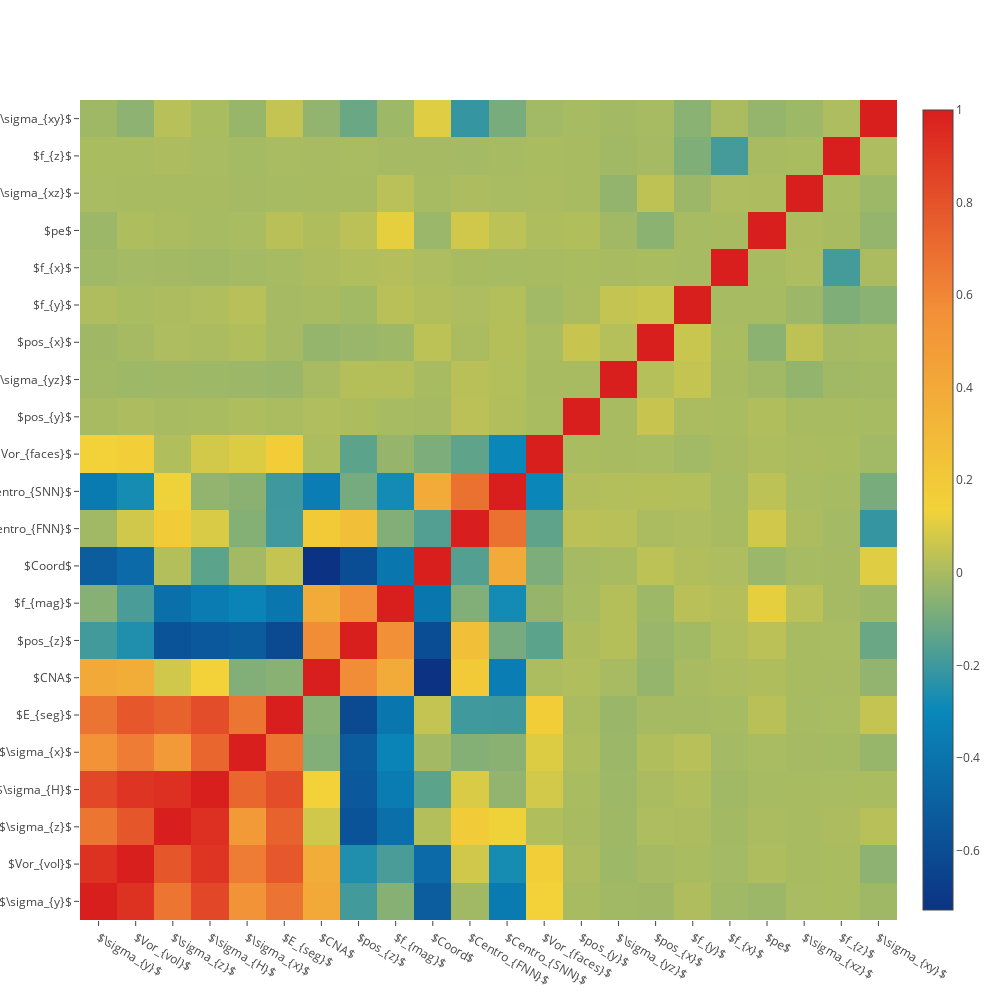

Notebook code for this chart:
### Code cell
f.correlation_map()

### Figure 1 — Plotly figure (JSON) as saved in the notebook; plotly's stock layout.template omitted (floating-point values rounded to 4 significant figures; data arrays with more than 128 entries replaced by an {"elided": "..."} marker saying what was removed)
{"data": [{"colorscale": "Portland", "type": "heatmap", "uid": "151d1107-774a-45bc-bcad-441f266edfdf", "x": ["$\\sigma_{y}$", "$Vor_{vol}$", "$\\sigma_{z}$", "$\\sigma_{H}$", "$\\sigma_{x}$", "$E_{seg}$", "$CNA$", "$pos_{z}$", "$f_{mag}$", "$Coord$", "$Centro_{FNN}$", "$Centro_{SNN}$", "$Vor_{faces}$", "$pos_{y}$", "$\\sigma_{yz}$", "$pos_{x}$", "$f_{y}$", "$f_{x}$", "$pe$", "$\\sigma_{xz}$", "$f_{z}$", "$\\sigma_{xy}$"], "y": ["$\\sigma_{y}$", "$Vor_{vol}$", "$\\sigma_{z}$", "$\\sigma_{H}$", "$\\sigma_{x}$", "$E_{seg}$", "$CNA$", "$pos_{z}$", "$f_{mag}$", "$Coord$", "$Centro_{FNN}$", "$Centro_{SNN}$", "$Vor_{faces}$", "$pos_{y}$", "$\\sigma_{yz}$", "$pos_{x}$", "$f_{y}$", "$f_{x}$", "$pe$", "$\\sigma_{xz}$", "$f_{z}$", "$\\sigma_{xy}$"], "z": {"elided": "22x22 float values"}}], "layout": {"height": 1000, "width": 1000, "xaxis": {"autorange": true, "range": [-0.5, 21.5], "type": "category"}, "yaxis": {"autorange": true, "range": [-0.5, 21.5], "type": "category"}}}
